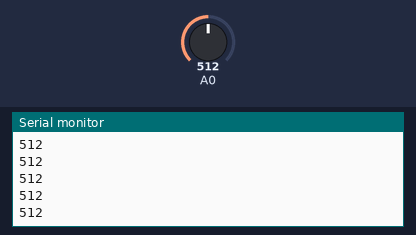
A program run on a simulated Arduino Uno, built with avr-gcc and run on an emulated ATmega328P. Shown: the last lines printed to the serial monitor. The test bench sets the inputs (shaded band); at power-on: A0 = 512.

Above: at 1.2 s.
1.3 s: A0 set to 716
At 1.9 s:
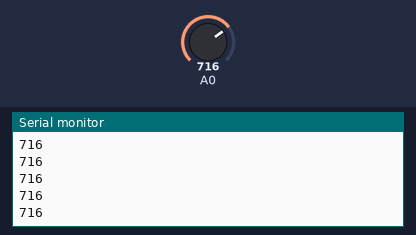
2.8 s: A0 set to 900
At 3.7 s:
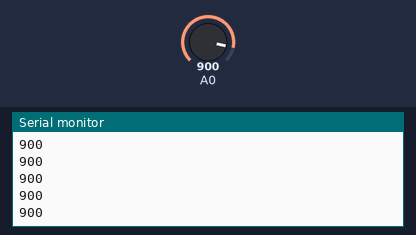
Timing chart, 0 to 5.8 s (numbered marks = the images above; inputs shaded):
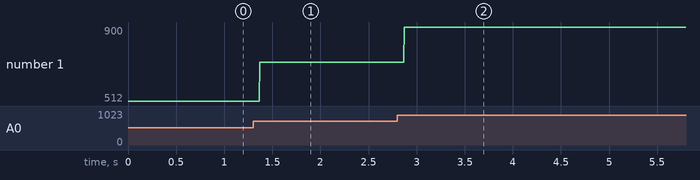

The program:

main.cpp
```cpp
#include <Wire.h>
#include <Adafruit_MCP4725.h>
#include <Arduino.h>

Adafruit_MCP4725 dac;
#define maxSamplesNum 120
const PROGMEM int waveformsTable[]= {
    0x7ff, 0x86a, 0x8d5, 0x93f, 0x9a9, 0xa11, 0xa78, 0xadd, 0xb40, 0xba1,
    0xbff, 0xc5a, 0xcb2, 0xd08, 0xd59, 0xda7, 0xdf1, 0xe36, 0xe77, 0xeb4,
    0xeec, 0xf1f, 0xf4d, 0xf77, 0xf9a, 0xfb9, 0xfd2, 0xfe5, 0xff3, 0xffc,
    0xfff, 0xffc, 0xff3, 0xfe5, 0xfd2, 0xfb9, 0xf9a, 0xf77, 0xf4d, 0xf1f,
    0xeec, 0xeb4, 0xe77, 0xe36, 0xdf1, 0xda7, 0xd59, 0xd08, 0xcb2, 0xc5a,
    0xbff, 0xba1, 0xb40, 0xadd, 0xa78, 0xa11, 0x9a9, 0x93f, 0x8d5, 0x86a,
    0x7ff, 0x794, 0x729, 0x6bf, 0x655, 0x5ed, 0x586, 0x521, 0x4be, 0x45d,
    0x3ff, 0x3a4, 0x34c, 0x2f6, 0x2a5, 0x257, 0x20d, 0x1c8, 0x187, 0x14a,
    0x112, 0xdf, 0xb1, 0x87, 0x64, 0x45, 0x2c, 0x19, 0xb, 0x2,
    0x0, 0x2, 0xb, 0x19, 0x2c, 0x45, 0x64, 0x87, 0xb1, 0xdf,
    0x112, 0x14a, 0x187, 0x1c8, 0x20d, 0x257, 0x2a5, 0x2f6, 0x34c, 0x3a4,
    0x3ff, 0x45d, 0x4be, 0x521, 0x586, 0x5ed, 0x655, 0x6bf, 0x729, 0x794
};

void setup(void) {
  Serial.begin(9600);
  dac.begin(0x60);
}

void loop(void) {
    uint32_t counter;
    for (counter = 0; counter < maxSamplesNum; counter++)
    {
      dac.setVoltage(pgm_read_word_near(&waveformsTable[counter]), false);
      Serial.println(analogRead(A0));
    }
}
```

Measured:
- after the input at 1.3 s, the serial monitor: prints a new line after 0.07 s (image 1)
- after the input at 2.8 s, the serial monitor: prints a new line after 0.07 s (image 2)
- plotted number 1: 512 → 716 after the input at 1.3 s, 716 → 900 after the input at 2.8 s
